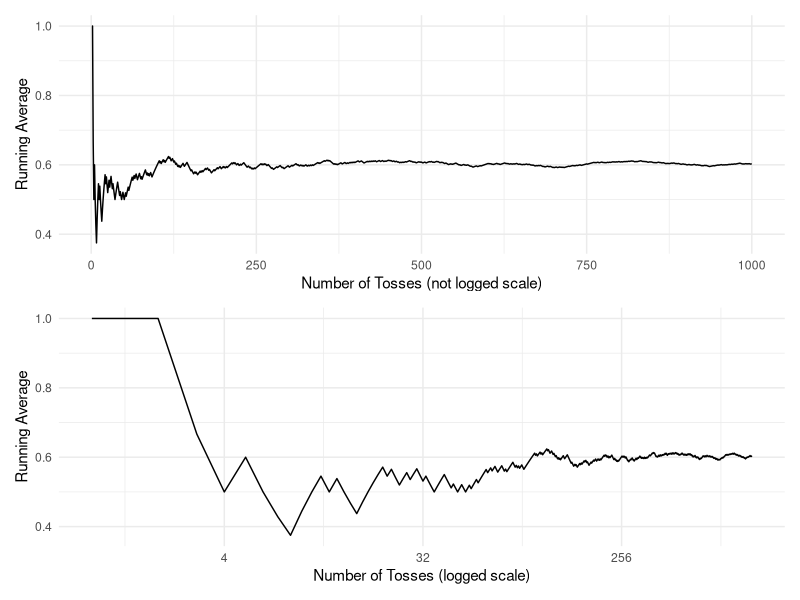
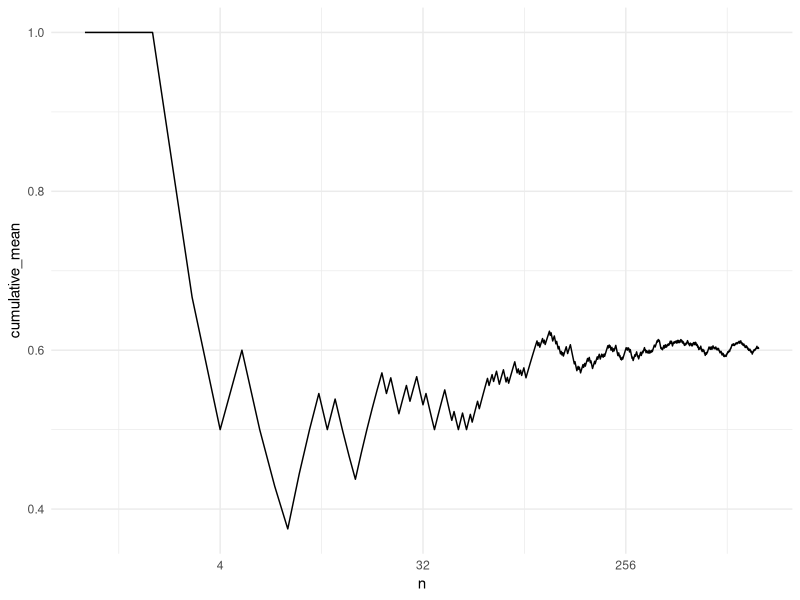
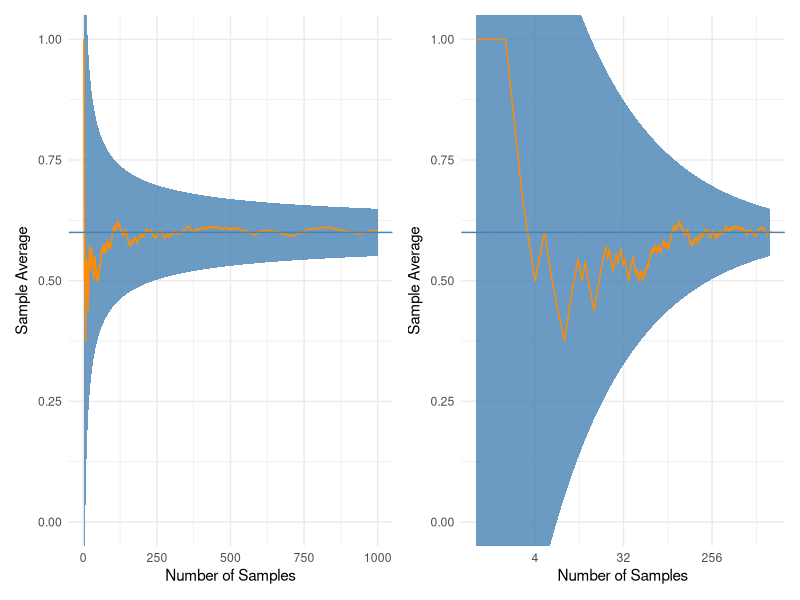

Here is the R script that generated these plots, in order:
## ---- chunk 1
library(dplyr)
library(magrittr)

library(ggplot2)
library(patchwork)
theme_set(theme_minimal())
## ---- chunk 2
toss_coin <- function(times) { 
  rbinom(n = times, size = 1, prob = 0.6)
  }
## ---- chunk 3
toss_coin(1)
## ---- chunk 4
toss_coin(100)
## ---- chunk 5
number_of_rows <- 1000

d <- data.frame(
  n = 1:number_of_rows,
  x = toss_coin(number_of_rows)
)

d <- d %>%  
  mutate(
    cumulative_mean = cummean(x)
  )

plot_not_logged <- d %>%
  ggplot(aes(x = n, y = cumulative_mean)) + 
  geom_line() + 
  labs(
    x = 'Number of Tosses (not logged scale)', 
    y = 'Running Average'
  )

plot_logged <- d %>%
  ggplot(aes(x = n, y = cumulative_mean)) + 
  scale_x_continuous(trans = 'log2') + 
  geom_line() + 
  labs(
    x = 'Number of Tosses (logged scale)', 
    y = 'Running Average'
  )

plot_not_logged / plot_logged
## ---- chunk 6
prob <- 0.9999

d <- d %>%  
  mutate(
    epsilon = sqrt(2.4 / (prob * n))
  )
## ---- chunk 7
d %>%  
  ggplot(aes(x = n, y = cumulative_mean)) + 
  scale_x_continuous(trans = 'log2') + 
  geom_line()
## ---- chunk 8
cumulative_mean_not_logged <- d %>%  
  ggplot() + 
  geom_ribbon(
    aes(
      x = n, 
      ymin = .6 - epsilon, 
      ymax = .6 + epsilon), 
    fill = 'steelblue', alpha = 0.8) + 
  geom_line(aes(x = n, y = cumulative_mean), color = 'darkorange') + 
  geom_hline(yintercept = 0.6, color = 'steelblue') + 
  coord_cartesian(ylim = c(0,1)) + 
  labs(
    x = 'Number of Samples', 
    y = expression('Sample Average')) + 
  theme_minimal()

cumulative_mean_log_transformed <- cumulative_mean_not_logged + 
  scale_x_continuous(trans = 'log2')
  
cumulative_mean_not_logged | cumulative_mean_log_transformed  
